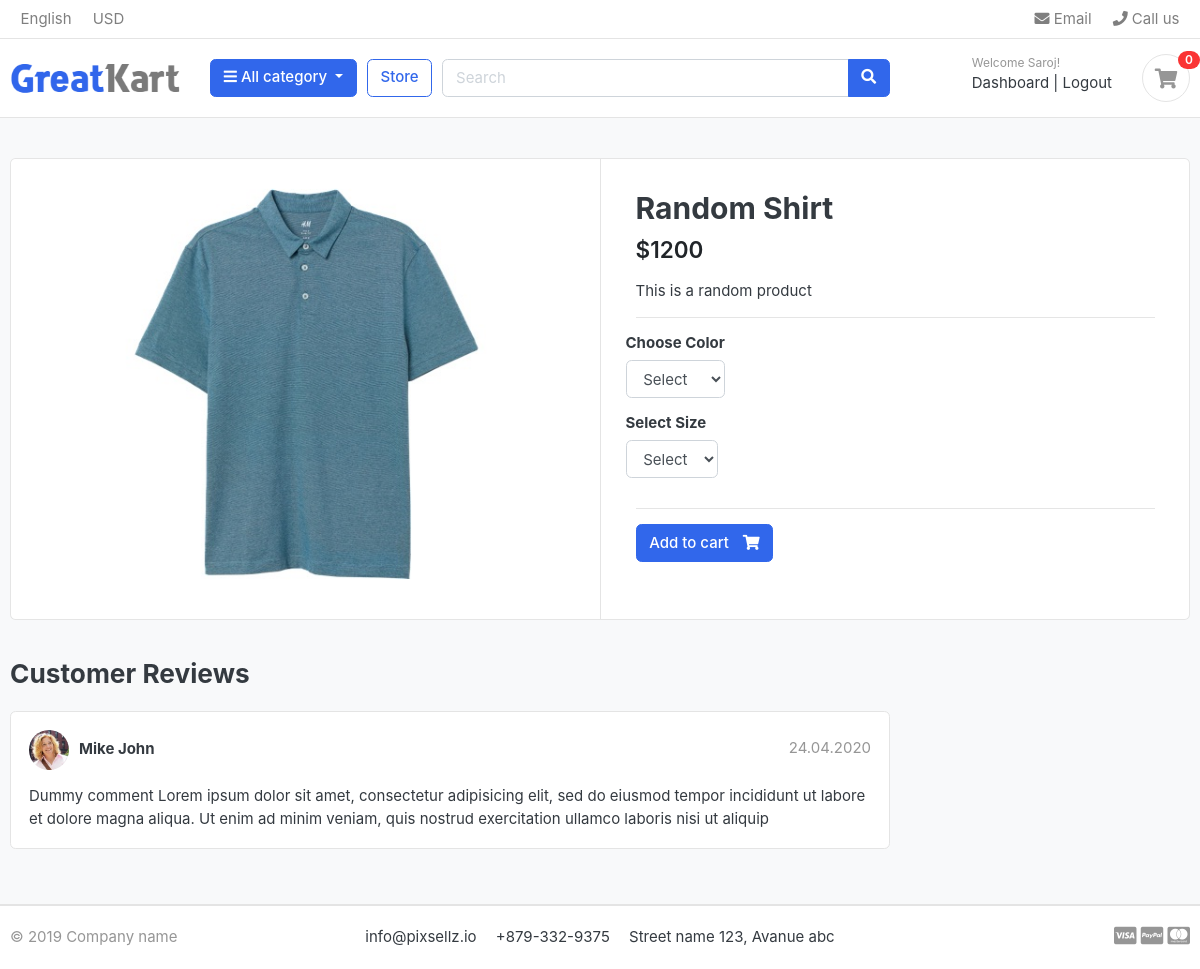
The page /store/category/shirts/random-shirt (signed in) on the database its author committed.
### accounts/models.py (models this page shows, shortened)
class Account(AbstractBaseUser):
    first_name = models.CharField(max_length=50)
    last_name = models.CharField(max_length=50)
    username = models.CharField(max_length=50,unique=True)
    email = models.EmailField(max_length=100,unique=True)
    contact = models.CharField(max_length=50)
    date_joined = models.DateField(auto_now_add=True)
    last_login = models.DateField(auto_now=True)
    is_admin = models.BooleanField(default=False)
    is_staff = models.BooleanField(default=False)
    is_active = models.BooleanField(default=False)
    is_superadmin = models.BooleanField(default=False)
    objects = myAccountManager()
    USERNAME_FIELD = 'email'
    REQUIRED_FIELDS = ['username','first_name','last_name']

### store/models.py (models this page shows, shortened)
class Product(models.Model):
    product_name = models.CharField(max_length=100,unique=True)
    slug =  models.SlugField(max_length=100,unique=True)
    description = models.TextField(max_length=100,blank=True,null=True)
    price = models.IntegerField()
    images = models.ImageField(upload_to='images/product')
    stock = models.IntegerField()
    is_available = models.BooleanField(default=True)
    category = models.ForeignKey(Category, on_delete=models.CASCADE)
    created_date = models.DateTimeField(auto_now_add=True)
    modified_date = models.DateTimeField(auto_now=True)

### store/views.py (the view)
# urls.py: path('category/<slug:category_slug>/<slug:product_slug>', views.product_detail, name='product_detail'),
def product_detail(request,category_slug,product_slug):
    try:
        single_prodcut = Product.objects.get(category__slug=category_slug, slug=product_slug)
        in_cart = CartItem.objects.filter(cart__cart_id=_cart_id(request),product=single_prodcut).exists()
    except Exception as e:
        raise e
    context = {
        'single_product' : single_prodcut,
        'in_cart' : in_cart
    }
    return render(request,'store/product_detail.html',context)

### cart/context_processor.py (called while the page is built)
def counter(request):
    cart_count=0
    if 'admin' in request.path:
        return {}
    else:
        try:
            cart = Cart.objects.filter(cart_id=_cart_id(request))
            cart_items = CartItem.objects.all().filter(cart=cart[:1])
            for cart_item in cart_items:
                cart_count += cart_item.quantity
        except Cart.DoesNotExist:
            cart_count = 0
    return dict(cart_count=cart_count)

### cart/views.py (called while the page is built)
def _cart_id(request):
    cart = request.session.session_key
    if not cart:
        cart=request.session.create()
    return cart

### category/context_processor.py (called while the page is built)
def menu_links(request):
    links = Category.objects.all()
    return dict(links=links)

### category/models.py (called while the page is built)
    def get_url(self):
        return reverse('products_by_category', args=[self.slug])

### store/models.py (called while the page is built)
    def colors(self):
        return super(VariationManager,self).filter(variation_category='color',is_active=True)

    def sizes(self):
            return super(VariationManager,self).filter(variation_category='size',is_active=True)

### templates/store/product_detail.html (shortened to what this page needs)
{% extends 'base.html' %}
{% load static %}
{% block content %}
<section class="section-content padding-y bg">
    <div class="container">
    <div class="card">
        <div class="row no-gutters">
            <aside class="col-md-6">
    <article class="gallery-wrap">
        <div class="img-big-wrap">
           <a href="#"><img src="{{single_product.images.url}}"></a>
        </div>
    </article>
            </aside>
            <main class="col-md-6 border-left">
  <form action="{% url 'add_cart' single_product.id %}" method="POST">
    <article class="content-body">
    <h2 class="title">{{single_product.product_name}}</h2>
    <div class="mb-3">
        <var class="price h4">${{single_product.price}}</var>
    </div>
    <p>{{single_product.description}}</p>
    <hr>
        <div class="row">
            <div class="item-option-select">
                <h6>Choose Color</h6>
                <select name="color" class="form-control" required>
                  <option value="" disabled selected>Select</option>
                </select>
            </div>
        </div>
        <div class="row">
            <div class="item-option-select">
                <h6>Select Size</h6>
                <select name="size" class="form-control" required>
                  <option value="" disabled selected>Select</option>
                </select>
            </div>
        </div>
        <hr>
        {% if single_product.stock == 0 %}
        <h5 class='text-danger'> Out of Stock </h5>
        {% else %}
        <button type="submit" class="btn  btn-primary"> <span class="text">Add to cart</span> <i class="fas fa-shopping-cart"></i>  </button>
        {% endif %}
    </article>
  </form>
            </main>
        </div>
    </div>
    <br>
    <div class="row">
                <div class="col-md-9">
        <header class="section-heading">
            <h3>Customer Reviews </h3>
        </header>
        <article class="box mb-3">
            <div class="icontext w-100">
                <img src="{% static './images/avatars/avatar1.jpg' %}" class="img-xs icon rounded-circle">
                <div class="text">
                    <span class="date text-muted float-md-right">24.04.2020 </span>
                    <h6 class="mb-1">Mike John </h6>
                </div>
            </div>
            <div class="mt-3">
                <p>
                    Dummy comment Lorem ipsum dolor sit amet, consectetur adipisicing elit, sed do eiusmod
                    tempor incididunt ut labore et dolore magna aliqua. Ut enim ad minim veniam,
                    quis nostrud exercitation ullamco laboris nisi ut aliquip
                </p>
            </div>
        </article>
        </div>
    </div>
    </div>
    </section>
    {% endblock %}

### templates/includes/navbar.html (shortened to what this page needs)
{% load static %}
<header class="section-header">
    <nav class="navbar p-md-0 navbar-expand-sm navbar-light border-bottom">
    <div class="container">
      <div class="collapse navbar-collapse" id="navbarTop4">
        <ul class="navbar-nav mr-auto">
            <li class="nav-item dropdown">
                 <a href="#" class="nav-link">   English </a>
            </li>
            <li class="nav-item dropdown">
                <a href="#" class="nav-link"> USD </a>
            </li>
        </ul>
        <ul class="navbar-nav">
            <li><a href="#" class="nav-link"> <i class="fa fa-envelope"></i> Email </a></li>
            <li><a href="#" class="nav-link"> <i class="fa fa-phone"></i> Call us </a></li>
        </ul>
      </div>
    </div>
    </nav>
    <section class="header-main border-bottom">
        <div class="container">
    <div class="row align-items-center">
        <div class="col-lg-2 col-md-3 col-6">
            <a href="{% url 'home' %}" class="brand-wrap">
                <img class="logo" src="{% static './images/logo.png' %}">
            </a>
        </div>
        <div class="col-lg col-sm col-md col-6 flex-grow-0">
            <div class="category-wrap dropdown d-inline-block float-right">
                <button type="button" class="btn btn-primary dropdown-toggle" data-toggle="dropdown">
                    <i class="fa fa-bars"></i> All category
                </button>
            </div>
        </div>
        <a href="{% url 'store' %}" class="btn btn-outline-primary">Store</a>
        <div class="col-lg  col-md-6 col-sm-12 col">
            <form action="{% url 'search' %}" class="search" method="GET">
                <div class="input-group w-100">
                    <input type="text" class="form-control" style="width:60%;" placeholder="Search" name="keyword">
                    <div class="input-group-append">
                      <button class="btn btn-primary" type="submit">
                        <i class="fa fa-search"></i>
                      </button>
                    </div>
                </div>
            </form>
        </div>
        <div class="col-lg-3 col-sm-6 col-8 order-2 order-lg-3">
                    <div class="d-flex justify-content-end mb-3 mb-lg-0">
                        {% if user.id is None %}
                        <div class="widget-header">
                            <small class="title text-muted">Welcome guest!</small>
                            <div>
                                <a href="{% url 'login' %}">Sign in</a> <span class="dark-transp"> | </span>
                                <a href="{% url 'register' %}"> Register</a>
                            </div>
                        </div>
                        {% else %}
                        <div class="widget-header">
                            <small class="title text-muted">Welcome {{user.first_name | capfirst }}!</small>
                            <div>
                                <a href="{% url 'dashboard' %}">Dashboard</a> <span class="dark-transp"> | </span>
                                <a href="{% url 'logout' %}"> Logout </a>
                            </div>
                        </div>
                        {% endif %}
                        <a href="{% url 'cart' %}" class="widget-header pl-3 ml-3">
                            <div class="icon icon-sm rounded-circle border"><i class="fa fa-shopping-cart"></i></div>
                            <span class="badge badge-pill badge-danger notify">{{cart_count}}</span>
                        </a>
                    </div>
                </div>
    </div>
        </div>
    </section>
    </header>

### STATIC/css/ui.css (style rules this page uses)
html { font-family: "Inter", sans-serif; font-size: 15px; }
.content-body { flex: 1 1 auto; padding: 2rem 2.3rem; }
.icon-xs, .icon-sm, .icon-md, .icon-lg { display: inline-block; text-align: center; flex-shrink: 0; flex-grow: 0; }
.icon-sm { width: 48px; height: 48px; line-height: 48px !important; font-size: 20px; }
.img-xs, .img-sm, .img-md, .img-lg { -o-object-fit: cover; object-fit: cover; flex-shrink: 0; flex-grow: 0; }
.img-xs { width: 40px; height: 40px; }
.padding-y { padding-top: 40px; padding-bottom: 40px; }
var { font-style: normal; }
article:after, .form-group:after { display: block; clear: both; content: ""; }
.bg { background-color: #f8f9fa; }
.section-heading { margin-bottom: 20px; margin-top: 15px; }
p:last-child { margin-bottom: 0; }
.header-main { position: relative; padding-top: 1rem; padding-bottom: 1rem; }
.brand-wrap .logo, .navbar-brand .logo { margin-right: 7px; max-height: 42px; display: inline-block; }
.widget-header { display: inline-block; vertical-align: middle; position: relative; }
.widget-header a { color: #343a40; }
.widget-header i { color: #969696; }
.widget-header .title { display: block; }
.widget-header .notify { position: absolute; top: -3px; right: -10px; }
.btn .text + i { margin-left: 10px; }
.icontext { display: inline-flex; align-items: center; vertical-align: middle; }
.icontext .text { width: 100%; line-height: 1.2; }
.icontext .icon { position: relative; margin-right: 10px; flex-shrink: 0; flex-grow: 0; }
.notify { position: absolute; top: -4px; right: -10px; display: inline-block; padding: 0.25em 0.6em; font-size: 12px; line-height: 1; text-align: center; border-radius: 3rem; color: #fff; background-color: #fa3434; }
.price { font-weight: 600; color: #212529; }
.box { padding: 18px; background: #fff; border-radius: 0.37rem; border: 1px solid #e4e4e4; }
.box img { max-width: 100%; }
.gallery-wrap .img-big-wrap { margin-bottom: 10px; border-radius: 0.37rem; overflow: hidden; background-color: #fff; }
.gallery-wrap .img-big-wrap a { text-align: center; display: block; }
.gallery-wrap .img-big-wrap img { height: 450px; width: auto; display: inline-block; }
.item-option-select { margin-bottom: 1rem; display: inline-block; margin-right: 15px; }

### rows shown on the page
Account: first_name "Saroj"
Product: images (picture), product_name "Random Shirt", price "1200", description "This is a random product"

### other values the page prints
{{ cart_count }} "0"
